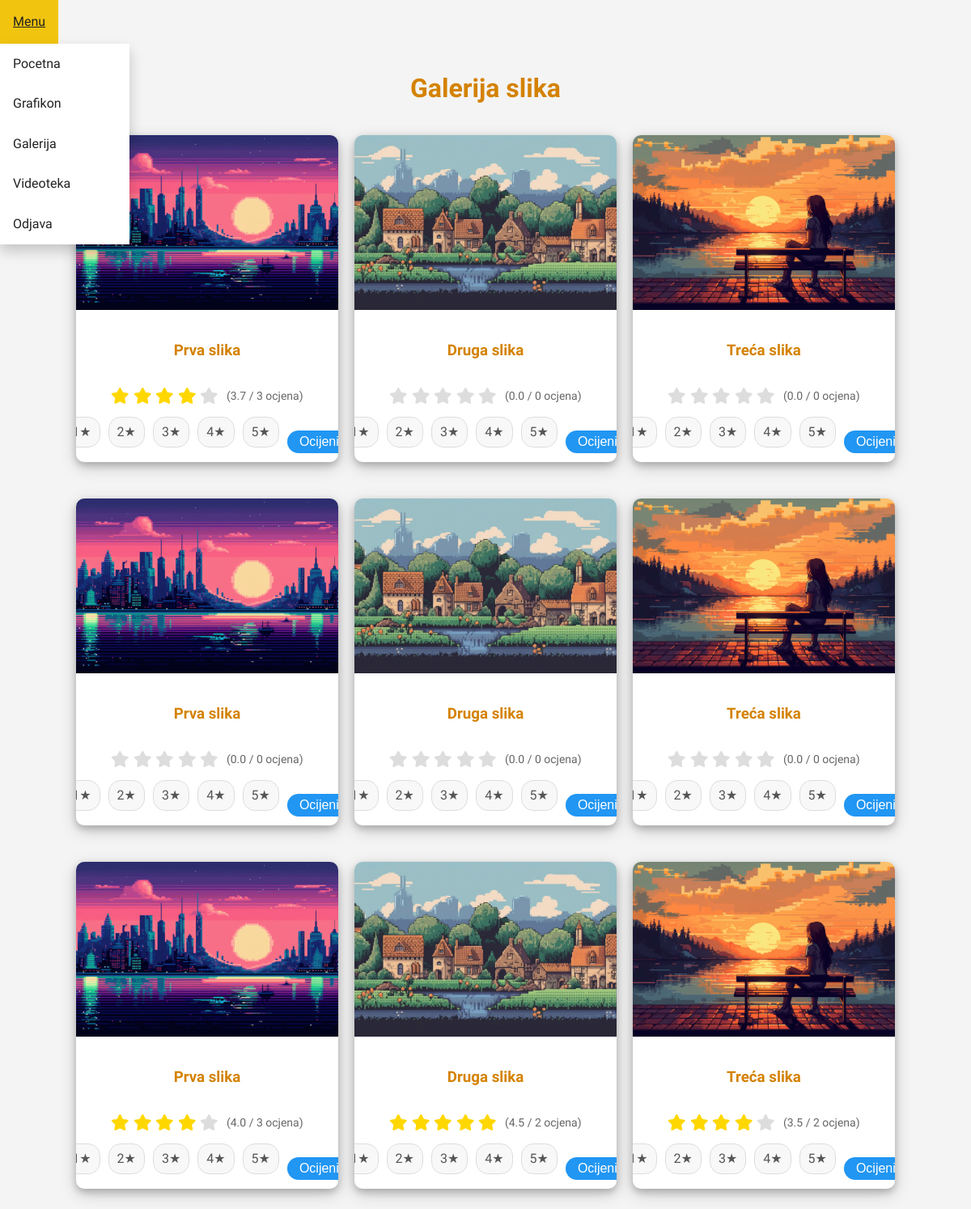
Page /lv2/public/pages/slike.php (signed in) on the committed database.
### tables this page shows
CREATE TABLE `images` (
  `id` int(11) NOT NULL,
  `user_id` int(11) NOT NULL,
  `title` varchar(255) NOT NULL,
  `description` text DEFAULT NULL,
  `filename` varchar(255) NOT NULL,
  `created_at` datetime NOT NULL
);

### lv2/public/includes/functions.php (called while the page is built, shortened)
<?php
require_once 'db.php';
function get_all_images() {
    global $pdo;
    $stmt = $pdo->prepare("
        SELECT i.*, u.username as author,
               COALESCE(AVG(r.rating), 0) as avg_rating,
               COUNT(r.id) as rating_count,
               GROUP_CONCAT(r.rating ORDER BY r.created_at DESC) as all_ratings
        FROM images i
        LEFT JOIN users u ON i.user_id = u.id
        LEFT JOIN image_ratings r ON i.id = r.image_id
        GROUP BY i.id
        ORDER BY i.created_at DESC
    ");
    $stmt->execute();
    return $stmt->fetchAll();
}

### lv2/public/auth/check_session.php (called while the page is built, shortened)
<?php
function is_logged_in() {
    return isset($_SESSION['user_id']);
}

### lv2/public/pages/slike.php (the view, shortened to what this page needs)
<?php
require_once '../includes/functions.php';
require_once '../auth/check_session.php';
$images = get_all_images();
?>
<!DOCTYPE html>
<html lang="hr">
	<head>
		<link rel="stylesheet" href="../style/style_slike.css">
        <link rel="stylesheet" href="../style/style.css">
	</head>
<body>
    <nav aria-labelledby="primarna-navigacija">
        <ul>
            <li class="dropdown">
                <a href="javascript:void(0)" class="dropbtn">Menu</a>
            </li>
        </ul>
    </nav>
    <section class="galerija">
        <h1>Galerija slika</h1>
        <div class="img-gallery-magnific">
            <?php foreach ($images as $index => $image): ?>
            <div class="magnific-img">
                <a href="#slika<?php echo $index + 1; ?>">
                    <img src="../pictures/<?php echo htmlspecialchars($image['filename']); ?>"
                         alt="<?php echo htmlspecialchars($image['title']); ?>"
                         loading="lazy">
                </a>
                <div class="img-description">
                    <h3><?php echo htmlspecialchars($image['title']); ?></h3>
                    <?php if ($image['avg_rating']): ?>
                        <div class="rating-stars">
                            <?php
                            $rating = round($image['avg_rating']);
                            for ($i = 1; $i <= 5; $i++) {
                                echo '<i class="fas fa-star star ' . ($i <= $rating ? 'filled' : '') . '"></i>';
                            }
                            ?>
                            <span class="rating-count">
                                (<?php echo number_format($image['avg_rating'], 1); ?> / <?php echo $image['rating_count']; ?> ocjena)
                            </span>
                        </div>
                    <?php endif; ?>
                    <?php if (is_logged_in()): ?>
                    <form class="rating-form" action="../rate_image.php" method="POST">
                        <?php for ($i = 1; $i <= 5; $i++): ?>
                        <label for="rating_<?php echo $image['id']; ?>_<?php echo $i; ?>">
                            <?php echo $i; ?>★
                        </label>
                        <?php endfor; ?>
                        <button type="submit">Ocijeni</button>
                    </form>
                    <?php endif; ?>
                </div>
            </div>
            <?php endforeach; ?>
        </div>
    </section>
</body>
</html>

### lv2/public/style/style_slike.css (style rules this page uses)
body { font-family: "Abel", sans-serif; margin: 0; padding: 0; background-color: #f1f1f1; }
h1 { font-weight: 100; font-size: 40px; text-align: center; margin-top: 30px; }
.galerija h1 { color: #d48200; font-size: 2rem; text-align: center; font-weight: bold; }
.img-gallery-magnific { display: flex; flex-wrap: wrap; gap: 20px; justify-content: center; width: 90%; max-width: 1500px; margin: 0 auto; }
.magnific-img { width: 30%; min-width: 250px; position: relative; overflow: hidden; border-radius: 10px; background-color: white; box-shadow: 0 4px 8px 0 rgba(0, 0, 0, 0.2), 0 6px 20px 0 rgba(0, 0, 0, 0.19); margin-bottom: 25px; display: flex; flex-direction: column; }
.magnific-img img { width: 100%; height: auto; transition: transform 0.4s ease, box-shadow 0.3s ease; }
.magnific-img .img-description { text-align: center; padding: 10px 20px; color: #d48200; flex-grow: 1; display: flex; flex-direction: column; justify-content: space-between; }
.rating-form { margin-top: 15px; display: flex; flex-direction: row; align-items: center; justify-content: center; gap: 10px; }
.rating-form label { display: flex; align-items: center; gap: 2px; padding: 5px 10px; background-color: #f8f8f8; border: 1px solid #ddd; border-radius: 15px; cursor: pointer; transition: all 0.2s ease; }
.rating-form button { background-color: #d48200; color: white; border: none; padding: 5px 15px; border-radius: 15px; cursor: pointer; transition: background-color 0.2s ease; }
.rating-stars { margin-top: 10px; display: flex; align-items: center; justify-content: center; gap: 5px; }
.rating-stars .star { color: #ddd; font-size: 20px; }
.rating-stars .star.filled { color: #ffd700; }
.rating-count { font-size: 14px; color: #666; margin-left: 5px; }

### lv2/public/style/style.css (style rules this page uses)
* { box-sizing: border-box; }
body { font-family: "Abel", sans-serif; line-height: 1.6; margin: 0; padding: 0; background-color: #f4f4f4; text-align: center; }
h1 { text-align: center; color: #333; margin-bottom: 2rem; }
a { color: #2196F3; text-decoration: none; }
nav { text-align: left; }
ul { list-style-type: none; margin: 0; padding: 0; overflow: hidden; }
li { float: left; }
li a, .dropbtn { display: inline-block; color: #222; text-align: center; padding: 14px 16px; text-decoration: none; }
li.dropdown { display: inline-block; }
label { display: block; margin-bottom: 0.5rem; color: #555; }
input[type="text"], input[type="password"], input[type="number"], select, button { width: 100%; padding: 10px; border: 1px solid #ddd; border-radius: 5px; font-size: 1rem; }
button { background-color: #3498db; color: white; border: none; cursor: pointer; margin-top: 1rem; width: 50%; }
button[type="submit"] { background-color: #2196F3; width: 100%; }

### rows in the picture
images: filename (picture), title "Prva slika", avg_rating "3.7", rating_count "3"
images: filename (picture), title "Druga slika", avg_rating "0.0", rating_count "0"
images: filename (picture), title "Treća slika", avg_rating "0.0", rating_count "0"
images: filename (picture), title "Prva slika", avg_rating "0.0", rating_count "0"
images: filename (picture), title "Druga slika", avg_rating "0.0", rating_count "0"
images: filename (picture), title "Treća slika", avg_rating "0.0", rating_count "0"
images: filename (picture), title "Prva slika", avg_rating "4.0", rating_count "3"
images: filename (picture), title "Druga slika", avg_rating "4.5", rating_count "2"
images: filename (picture), title "Treća slika", avg_rating "3.5", rating_count "2"
